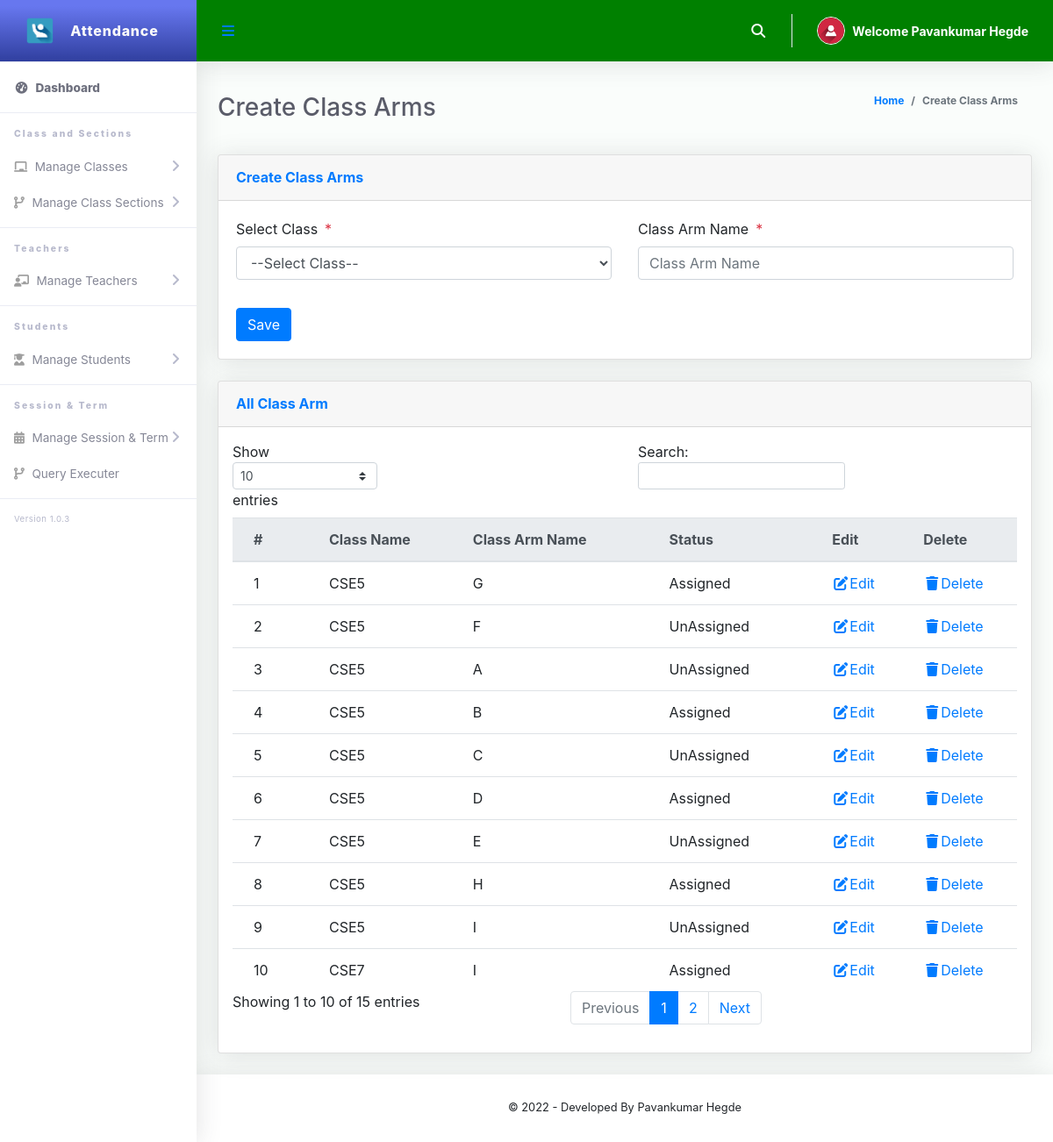
/Admin/createClassArms.php (signed in), run on the app's committed database.
### tables this page shows
CREATE TABLE `tblclassarms` (
  `Id` int(10) NOT NULL,
  `classId` varchar(10) NOT NULL,
  `classArmName` varchar(255) NOT NULL,
  `isAssigned` varchar(10) NOT NULL
);

CREATE TABLE `tblclass` (
  `Id` int(10) NOT NULL,
  `className` varchar(255) NOT NULL
);

### Admin/createClassArms.php (the view, shortened to what this page needs)
<?php
include '../Includes/dbcon.php';
?>
<!DOCTYPE html>
<html lang="en">
<head>
  <link href="../vendor/fontawesome-free/css/all.min.css" rel="stylesheet" type="text/css">
  <link href="../vendor/bootstrap/css/bootstrap.min.css" rel="stylesheet" type="text/css">
  <link href="css/ruang-admin.min.css" rel="stylesheet">
</head>
<body id="page-top">
  <div id="wrapper">
      <?php include "Includes/sidebar.php";?>
    <div id="content-wrapper" class="d-flex flex-column">
      <div id="content">
       <?php include "Includes/topbar.php";?>
        <div class="container-fluid" id="container-wrapper">
          <div class="d-sm-flex align-items-center justify-content-between mb-4">
            <h1 class="h3 mb-0 text-gray-800">Create Class Arms</h1>
            <ol class="breadcrumb">
              <li class="breadcrumb-item"><a href="./">Home</a></li>
              <li class="breadcrumb-item active" aria-current="page">Create Class Arms</li>
            </ol>
          </div>
          <div class="row">
            <div class="col-lg-12">
              <div class="card mb-4">
                <div class="card-header py-3 d-flex flex-row align-items-center justify-content-between">
                  <h6 class="m-0 font-weight-bold text-primary">Create Class Arms</h6>
                </div>
                <div class="card-body">
                  <form method="post">
                    <div class="form-group row mb-3">
                        <div class="col-xl-6">
                        <label class="form-control-label">Select Class<span class="text-danger ml-2">*</span></label>
                         <?php
                        $qry= "SELECT * FROM tblclass ORDER BY className ASC";
                        $result = $conn->query($qry);
                        $num = $result->num_rows;
                        if ($num > 0){
                          echo ' <select required name="classId" class="form-control mb-3">';
                          echo'<option value="">--Select Class--</option>';
                                  echo '</select>';
                              }
                            ?>
                        </div>
                        <div class="col-xl-6">
                        <label class="form-control-label">Class Arm Name<span class="text-danger ml-2">*</span></label>
                      <input type="text" class="form-control" name="classArmName" value="<?php echo $row['classArmName'];?>" id="exampleInputFirstName" placeholder="Class Arm Name">
                        </div>
                    </div>
                      <?php
                    if (isset($Id))
                    {
                    ?>
                    <button type="submit" name="update" class="btn btn-warning">Update</button>
                    &nbsp;&nbsp;&nbsp;&nbsp;&nbsp;&nbsp;&nbsp;&nbsp;&nbsp;&nbsp;
                    <?php
                    } else {
                    ?>
                    <button type="submit" name="save" class="btn btn-primary">Save</button>
                    <?php
                    }
                    ?>
                  </form>
                </div>
              </div>
                 <div class="row">
              <div class="col-lg-12">
              <div class="card mb-4">
                <div class="card-header py-3 d-flex flex-row align-items-center justify-content-between">
                  <h6 class="m-0 font-weight-bold text-primary">All Class Arm</h6>
                </div>
                <div class="table-responsive p-3">
                  <table class="table align-items-center table-flush table-hover" id="dataTableHover">
                    <thead class="thead-light">
                      <tr>
                        <th>#</th>
                        <th>Class Name</th>
                        <th>Class Arm Name</th>
                         <th>Status</th>
                        <th>Edit</th>
                        <th>Delete</th>
                      </tr>
                    </thead>
                    <tbody>
                  <?php
                      $query = "SELECT tblclassarms.Id,tblclassarms.isAssigned,tblclass.className,tblclassarms.classArmName
                      FROM tblclassarms
                      INNER JOIN tblclass ON tblclass.Id = tblclassarms.classId";
                      $rs = $conn->query($query);
                      $num = $rs->num_rows;
                      $sn=0;
                      $status="";
                      if($num > 0)
                      {
                        while ($rows = $rs->fetch_assoc())
                          {
                              if($rows['isAssigned'] == '1'){$status = "Assigned";}else{$status = "UnAssigned";}
                             $sn = $sn + 1;
                            echo"
                              <tr>
                                <td>".$sn."</td>
                                <td>".$rows['className']."</td>
                                <td>".$rows['classArmName']."</td>
                                <td>".$status."</td>
                                <td><a href='?action=edit&Id=".$rows['Id']."'><i class='fas fa-fw fa-edit'></i>Edit</a></td>
                                <td><a href='?action=delete&Id=".$rows['Id']."'><i class='fas fa-fw fa-trash'></i>Delete</a></td>
                              </tr>";
                          }
                      }
                      else
                      {
                           echo
                           "<div class='alert alert-danger' role='alert'>
                            No Record Found!
                            </div>";
                      }
                      ?>
                    </tbody>
                  </table>
                </div>
              </div>
            </div>
            </div>
          </div>
        </div>
      </div>
       <?php include "Includes/footer.php";?>
    </div>
  </div>
</body>
</html>

### Admin/Includes/sidebar.php (shortened to what this page needs)
<ul class="navbar-nav sidebar sidebar-light accordion " id="accordionSidebar">
     <a class="sidebar-brand d-flex align-items-center bg-gradient-primary  justify-content-center" href="index.php">
       <div class="sidebar-brand-icon" >
         <img src="img/logo/attnlg.jpg">
       </div>
       <div class="sidebar-brand-text mx-3">Attendance</div>
     </a>
     <hr class="sidebar-divider my-0">
     <li class="nav-item active">
       <a class="nav-link" href="index.php">
         <i class="fas fa-fw fa-tachometer-alt"></i>
         <span>Dashboard</span></a>
     </li>
     <hr class="sidebar-divider">
     <div class="sidebar-heading">
       Class and Sections
     </div>
     <li class="nav-item">
       <a class="nav-link collapsed" href="#" data-toggle="collapse" data-target="#collapseBootstrap"
         aria-expanded="true" aria-controls="collapseBootstrap">
         <i class="fas fa-chalkboard"></i>
         <span>Manage Classes</span>
       </a>
     </li>
     <li class="nav-item">
       <a class="nav-link collapsed" href="#" data-toggle="collapse" data-target="#collapseBootstrapusers"
         aria-expanded="true" aria-controls="collapseBootstrapusers">
         <i class="fas fa-code-branch"></i>
         <span>Manage Class Sections</span>
       </a>
     </li>
      <hr class="sidebar-divider">
     <div class="sidebar-heading">
       Teachers
     </div>
     <li class="nav-item">
       <a class="nav-link collapsed" href="#" data-toggle="collapse" data-target="#collapseBootstrapassests"
         aria-expanded="true" aria-controls="collapseBootstrapassests">
         <i class="fas fa-chalkboard-teacher"></i>
         <span>Manage Teachers</span>
       </a>
     </li>
     <hr class="sidebar-divider">
     <div class="sidebar-heading">
       Students
     </div>
      <li class="nav-item">
       <a class="nav-link collapsed" href="#" data-toggle="collapse" data-target="#collapseBootstrap2"
         aria-expanded="true" aria-controls="collapseBootstrap2">
         <i class="fas fa-user-graduate"></i>
         <span>Manage Students</span>
       </a>
     </li>
     <hr class="sidebar-divider">
     <div class="sidebar-heading">
      Session & Term
     </div>
      <li class="nav-item">
       <a class="nav-link collapsed" href="#" data-toggle="collapse" data-target="#collapseBootstrapcon"
         aria-expanded="true" aria-controls="collapseBootstrapcon">
         <i class="fa fa-calendar-alt"></i>
         <span>Manage Session & Term</span>
       </a>
     </li>
  <li class="nav-item">
       <a class="nav-link collapsed" href="QueryStudent.php">
         <i class="fas fa-code-branch"></i>
         <span>Query Executer</span>
       </a>
     </li>
     <hr class="sidebar-divider">
     <div class="version" id="version-ruangadmin"></div>
   </ul>

### Admin/Includes/topbar.php (shortened to what this page needs)
<?php
  $query = "SELECT * FROM tbladmin WHERE Id = ".$_SESSION['userId']."";
  $rs = $conn->query($query);
  $rows = $rs->fetch_assoc();
  $fullName = $rows['firstName']." ".$rows['lastName'];
?>
<nav class="navbar navbar-expand navbar-light topbar mb-4 static-top" style="background-color:green;">
          <button id="sidebarToggleTop" class="btn btn-link rounded-circle mr-3">
            <i class="fa fa-bars"></i>
          </button>
          <ul class="navbar-nav ml-auto">
            <li class="nav-item dropdown no-arrow">
              <a class="nav-link dropdown-toggle" href="#" id="searchDropdown" role="button" data-toggle="dropdown"
                aria-haspopup="true" aria-expanded="false">
                <i class="fas fa-search fa-fw"></i>
              </a>
            </li>
            <li class="nav-item dropdown no-arrow">
              <a class="nav-link dropdown-toggle" href="#" id="userDropdown" role="button" data-toggle="dropdown"
                aria-haspopup="true" aria-expanded="false">
                <img class="img-profile rounded-circle" src="img/user-icn.png" style="max-width: 60px">
                <span class="ml-2 d-none d-lg-inline text-white small"><b>Welcome <?php echo $fullName;?></b></span>
              </a>
            </li>
          </ul>
        </nav>

### Admin/Includes/footer.php
<footer class="sticky-footer bg-white">
       <div class="container my-auto">
         <div class="copyright text-center my-auto">
           <span> &copy; <script> document.write(new Date().getFullYear()); </script> - Developed By Pavankumar Hegde
           </span>
         </div>
       </div>
     </footer>

### data on the page
tblclassarms: classId.className "CSE5", classArmName "G", isAssigned "Assigned"
tblclassarms: classId.className "CSE5", classArmName "F", isAssigned "UnAssigned"
tblclassarms: classId.className "CSE5", classArmName "A", isAssigned "UnAssigned"
tblclassarms: classId.className "CSE5", classArmName "B", isAssigned "Assigned"
tblclassarms: classId.className "CSE5", classArmName "C", isAssigned "UnAssigned"
tblclassarms: classId.className "CSE5", classArmName "D", isAssigned "Assigned"
tblclassarms: classId.className "CSE5", classArmName "E", isAssigned "UnAssigned"
tblclassarms: classId.className "CSE5", classArmName "H", isAssigned "Assigned"
tblclassarms: classId.className "CSE5", classArmName "I", isAssigned "UnAssigned"
tblclassarms: classId.className "CSE7", classArmName "I", isAssigned "Assigned"

### other printed values
$fullName "Pavankumar Hegde"
